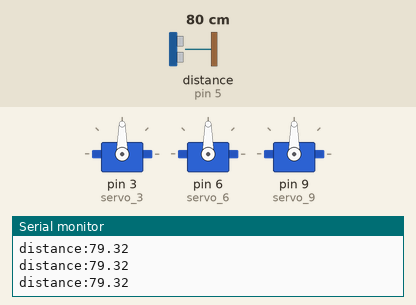
Simulated run of this sketch. Board: Arduino Uno, built with avr-gcc and run on an emulated ATmega328P. Shown: 3 × servo, the last lines printed to the serial monitor. Wiring (inferred from the names in the program): ultrasonic range finder: trigger pin 4; echo pin 5. The inputs (shaded band) are chosen by the test bench; at power-on: distance to the obstacle (sensor on pin 5) 80 cm. The echo pulse lasts 58.3 µs per cm; random numbers use the default seed unless the sketch sets one.

Above: at 1.2 s.
1.3 s: distance to the obstacle (sensor on pin 5) set to 23 cm
2.8 s: distance to the obstacle (sensor on pin 5) set to 19 cm
At 3.7 s:
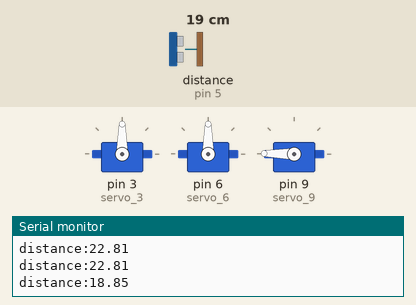
5.8 s: distance to the obstacle (sensor on pin 5) set to 60 cm
7.3 s: distance to the obstacle (sensor on pin 5) set to 2 cm
At 8.2 s:
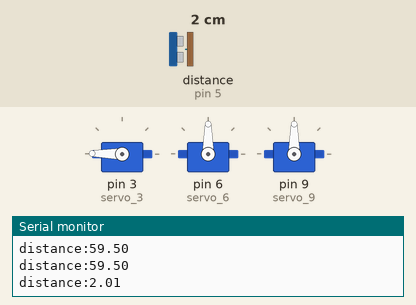
At 9.5 s:
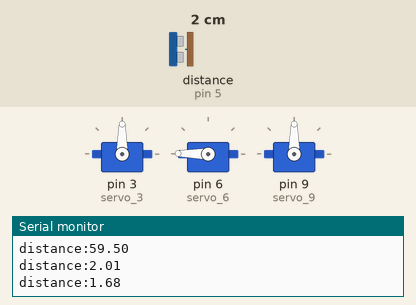
10.3 s: distance to the obstacle (sensor on pin 5) set to 35 cm
Timing chart, 0 to 12.8 s (numbered marks = the images above; inputs shaded):
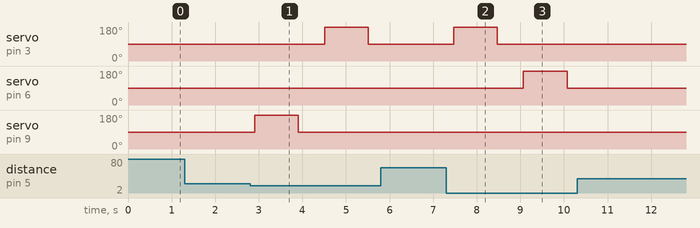

Measured:
- the behaviour switches between 21 and 20 cm on distance to the obstacle (sensor on pin 5) (found by bisection; images 0 and 1)
- after the input at 2.8 s, servo on pin 3 (servo_3): 90° → 179° after 1.7 s, → 90° 1.0 s later; servo on pin 9 (servo_9): 90° → 179° after 0.11 s, → 90° 1.0 s later
- after the input at 7.3 s, servo on pin 3 (servo_3): 90° → 179° after 0.17 s, → 90° 1.0 s later; servo on pin 6 (servo_6): 90° → 179° after 1.8 s, → 90° 1.0 s later

The sketch:

stone_paper_scissors.ino
```cpp
#include<Servo.h>
Servo servo_3;
Servo servo_6;
Servo servo_9;
const int trigpin = 4;
const int echopin = 5;
//#define led 13;
long duration;
float distance;
volatile long A;
void setup()
{
  A=0;
  servo_3.attach(3);
  servo_6.attach(6);
  servo_9.attach(9);
  pinMode(trigpin, OUTPUT);
  pinMode(echopin,INPUT);
  Serial.begin(9600);
}
void loop() {
  digitalWrite(4, LOW);
  delayMicroseconds(2);
  digitalWrite(4, HIGH);
  delayMicroseconds(10);
  digitalWrite(4, LOW);
  duration=pulseIn(echopin, HIGH);
  distance=duration*0.034/2;
  Serial.print("distance:");
  Serial.print(distance);
  Serial.print("\n");
  delay(100);
  if (distance < 20) {
A = random(0, 4);
switch (A) {
case 1:
servo_3.write(179);
delay(1000);
servo_3.write(90);
delay(500);
break;
case 2:
servo_6.write(179);
delay(1000);
servo_6.write(90);
delay(500);
break;
case 3:
servo_9.write(179);
delay(1000);
servo_9.write(90);
delay(500);
break;
}

}
}
```
